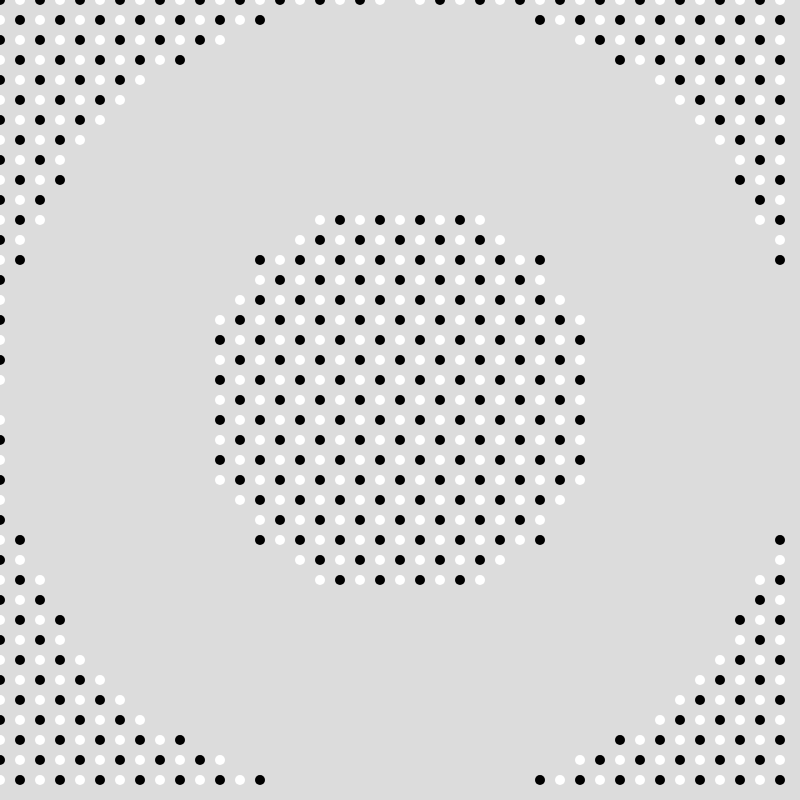
Frame 1 (no input)
Frame 2 (the mouse pressed at the canvas centre, redrawn once): identical to frame 1, image omitted

The p5.js sketch that drew this single still picture (run headless with seeded random() and noise() and a simulated clock; the mouse was pressed at the canvas centre and the sketch redrawn once):

// p5.js sketch
// ── sketch.js
function setup() {
  createCanvas(800, 800);
  rectMode(CENTER);
  angleMode(DEGREES);
}

function draw() {
  background(220);

  noStroke();
  limit = 40
  // translate(width / 2, height / 2);
  for (i = 0; i < limit; i++) {
    for (j = 0; j < limit; j++) {
      if (j % 2 == 0) {
        if (i % 2 == 0) {
        	fill(0);
        }
        else {
          fill(255);
        }
      }
      else {
        if (i % 2 == 0) {
        	fill(255);
        }
        else {
          fill(0);
        }
      }
      r = width / 4;
      x = i * limit/2;
      y = j * limit/2;
      d = dist(x, y, width / 2, height / 2);
      // console.log(d);
      if (d < r || d > r*2) {
        circle(x, y, 10);
      }
    }
  }
  noLoop();
}
